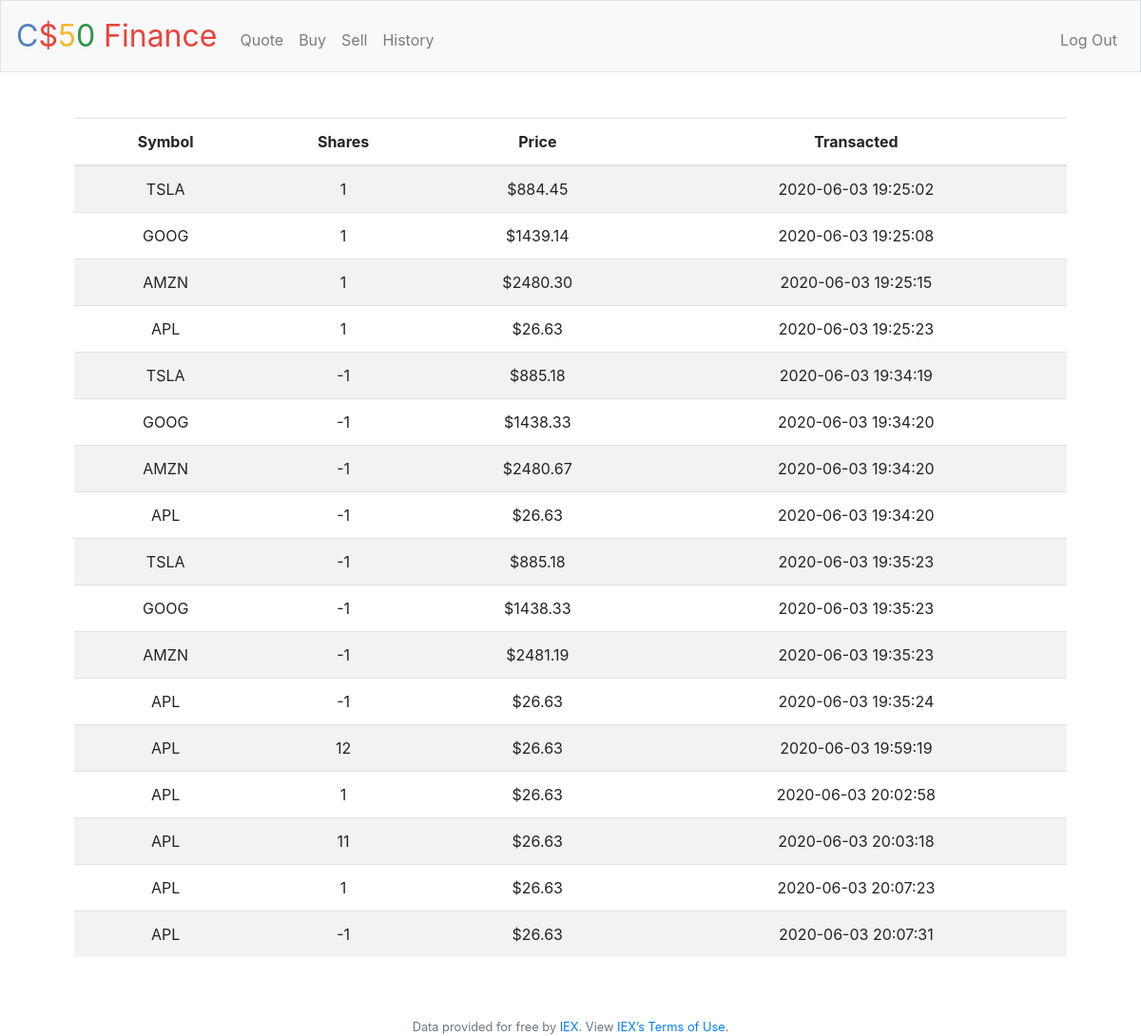
Page /history (signed in) on the committed database.
### tables this page shows
CREATE TABLE 'history' (
transactionid INTEGER PRIMARY KEY AUTOINCREMENT NOT NULL,
userid INTEGER NOT NULL,
datetime TIMESTAMP NOT NULL,
stock VARCHAR NOT NULL,
quantity INTEGER NOT NULL,'priceEach' FLOAT NOT NULL
);

### 8 Web/finance/application.py (the view)
@app.route("/history")
@login_required
def history():
    userId = session["user_id"]
    transactions = db.execute("SELECT stock, quantity, priceEach, datetime FROM history WHERE userid = :userId", userId = userId)
    return render_template("history.html", transactions=transactions)

### 8 Web/finance/application.py (called while the page is built)
@app.after_request
def after_request(response):
    response.headers["Cache-Control"] = "no-cache, no-store, must-revalidate"
    response.headers["Expires"] = 0
    response.headers["Pragma"] = "no-cache"
    return response

### 8 Web/finance/helpers.py (called while the page is built)
def login_required(f):
    @wraps(f)
    def decorated_function(*args, **kwargs):
        if session.get("user_id") is None:
            return redirect("/login")
        return f(*args, **kwargs)
    return decorated_function

### 8 Web/finance/templates/history.html (shortened to what this page needs)
{% extends "layout.html" %}
{% block main %}
    <table class="table table-striped">
        <thead>
            <tr>
                <th>Symbol</th>
                <th>Shares</th>
                <th>Price</th>
                <th>Transacted</th>
            </tr>
        </thead>
        <tbody>
                {% for transaction in transactions %}
                    <tr>
                        <td>{{ transaction["stock"] }}</td>
                        <td>{{ transaction["quantity"] }}</td>
                        <td>{{ "${:.2f}".format(transaction["priceEach"]|float) }}</td>
                        <td>{{ transaction["datetime"] }}</td>
                    </tr>
                {% endfor %}
        </tbody>
    </table>
{% endblock %}

### rows in the picture
history: priceEach "$884.45"
history: priceEach "$1439.14"
history: priceEach "$2480.30"
history: priceEach "$26.63"
history: priceEach "$885.18"
history: priceEach "$1438.33"
history: priceEach "$2480.67"
history: priceEach "$26.63"
history: priceEach "$885.18"
history: priceEach "$1438.33"
history: priceEach "$2481.19"
history: priceEach "$26.63"
history: priceEach "$26.63"
history: priceEach "$26.63"
history: priceEach "$26.63"
history: priceEach "$26.63"
history: priceEach "$26.63"
